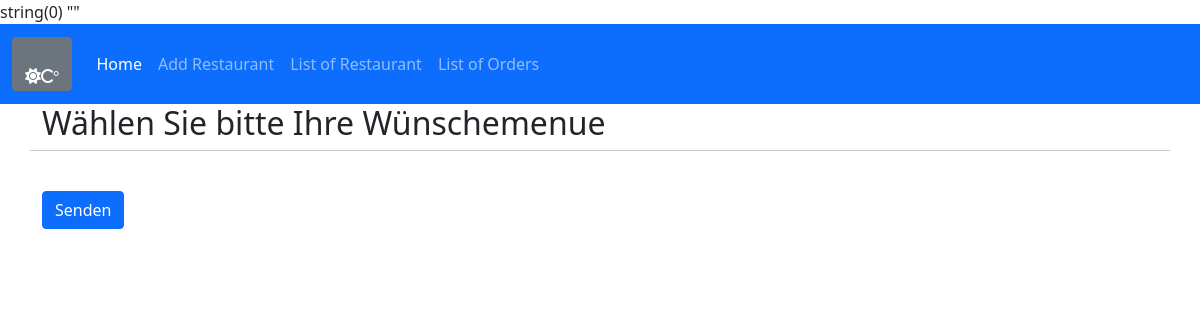
Before: / with the older database file.
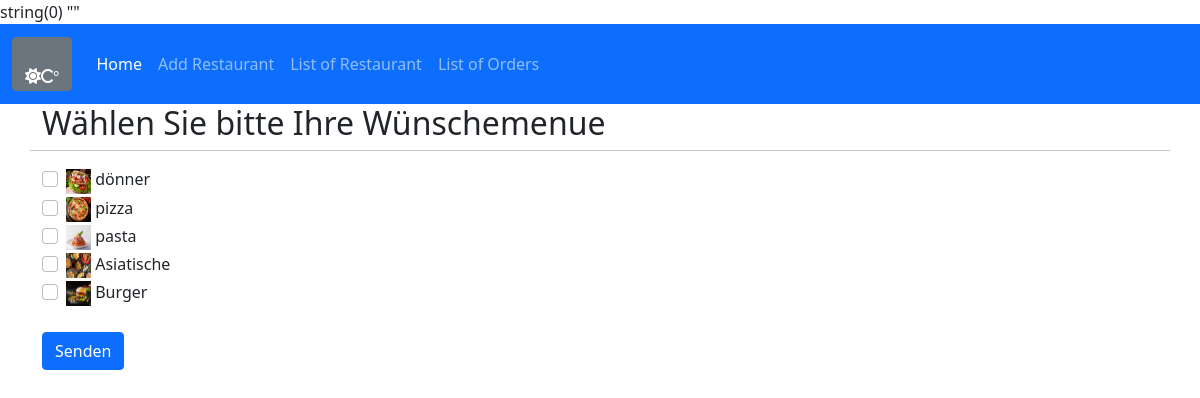
After: the same page with the newer database file.
### tables this page shows
CREATE TABLE IF NOT EXISTS `type_eat` (
  `id_eat` int(11) NOT NULL AUTO_INCREMENT,
  `name_eat` varchar(50) NOT NULL DEFAULT '',
  `image_url` varchar(50) DEFAULT NULL,
  PRIMARY KEY (`id_eat`) USING BTREE
);

### index.php (the view)
<?php
require 'layout.php';
    $db = new DB('it3');
    $types_eat = $db->query("SELECT * FROM type_eat  ")->fetchAll();
?>
<div class="container">
    <div class="row">
        <h2> Wählen Sie bitte Ihre Wünschemenue  </h2>
        <hr>
        <form action="restaurant.php" method="post">
            <?php foreach ($types_eat as $type_eat) : ?>
                    <div class="form-check">
                        <input class="form-check-input" type="checkbox" name="check_list[]" value="<?= $type_eat['id_eat'] ?>" id="flexCheckDefault<?= $type_eat['id_eat'] ?>">
                        <label class="form-check-label" for="flexCheckDefault<?= $type_eat['id_eat'] ?>">
                            <img src="<?= $type_eat['image_url']?>" alt="<?= $type_eat['name_eat']?>" width="25" height="25">
                            <?= $type_eat['name_eat'] ?>
                        </label>
                    </div>
            <?php endforeach ?>
            <br>
            <button class="btn btn-primary" type="submit"> Senden </button>
        </form>
    </div>
</div>

### layout.php (shortened to what this page needs)
<?php
$datas = Openwather::getWeather("wiesbaden", "de");
?>
<!doctype html>
<html lang="en">
<head>
    <link href="https://cdn.jsdelivr.net/npm/bootstrap@5.0.2/dist/css/bootstrap.min.css" rel="stylesheet">
    <link href="https://cdnjs.cloudflare.com/ajax/libs/font-awesome/6.3.0/css/all.min.css" rel="stylesheet">
</head>
<body>
<nav class="navbar navbar-expand-lg navbar-dark bg-primary">
    <div class="container-fluid">
        <a class="navbar-brand" href="#">
            <button class="btn btn-secondary my-2 my-sm-0" >
                <?= $datas ['weather'][0]['description']; ?> <br>
                <i class="fas fa-sun"><?= $datas ['main']['temp']; ?>C°</i>
            </button>
        </a>
        <div class="collapse navbar-collapse" id="navbarColor01">
            <ul class="navbar-nav me-auto">
                <li class="nav-item">
                    <a class="nav-link active" href="index.php">Home
                    </a>
                </li>
                <li class="nav-item">
                    <a class="nav-link" href="add.php">Add Restaurant </a>
                </li>
                <li class="nav-item">
                    <a class="nav-link" href="restaurant.php">List of Restaurant  </a>
                </li>
                <li class="nav-item">
                    <a class="nav-link" href="order.php">List of Orders   </a>
                </li>
            </ul>
        </div>
    </div>
</nav>

Changed rows visible on the page:
added type_eat: image_url (picture), name_eat "dönner"
added type_eat: image_url+name_eat (picture), name_eat "pizza"
added type_eat: image_url+name_eat (picture), name_eat "pasta"
added type_eat: image_url (picture), name_eat "Asiatische"
added type_eat: image_url (picture), name_eat "Burger"
